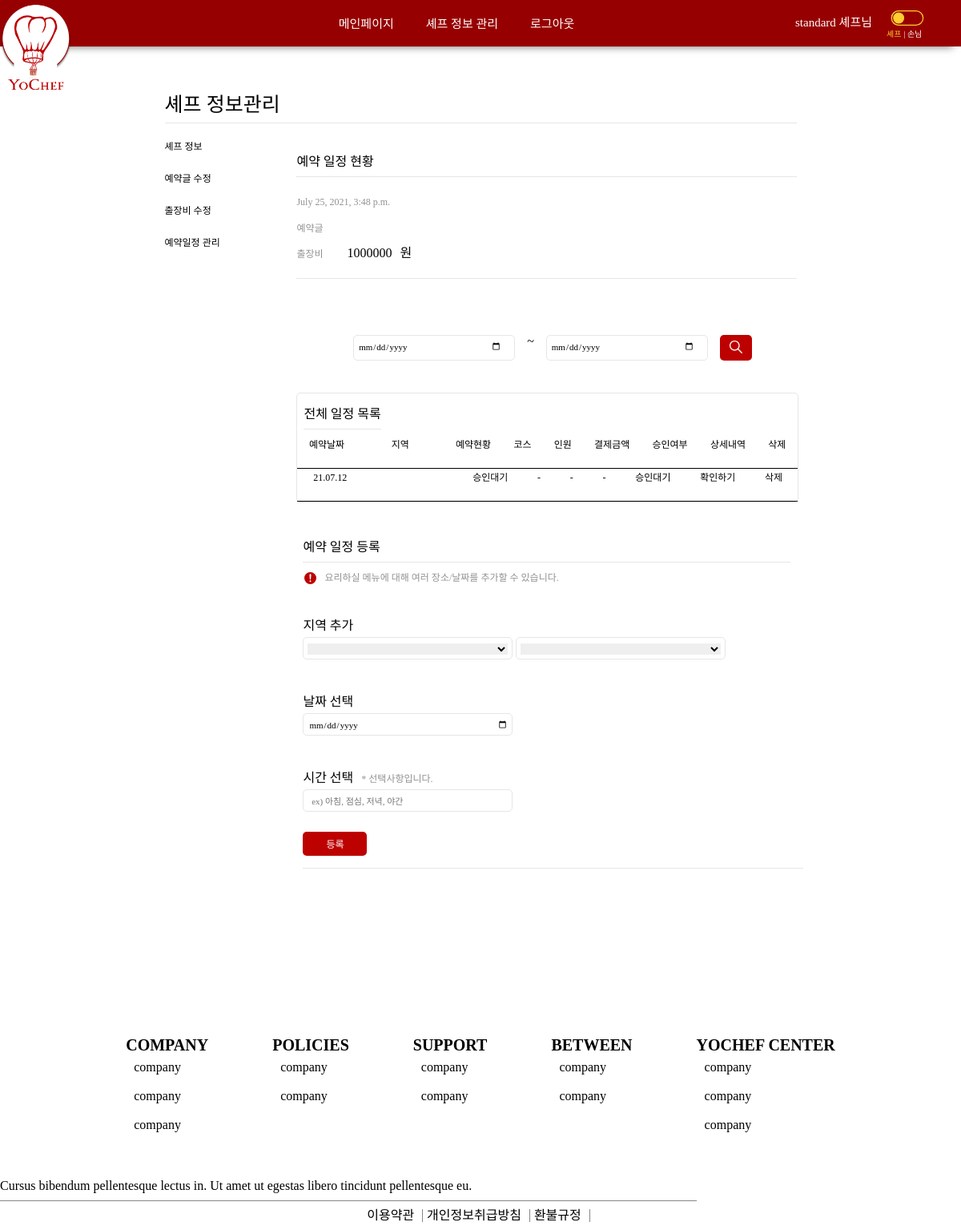
Page /chef/chefSchedule/ (signed in) on the earlier database version.
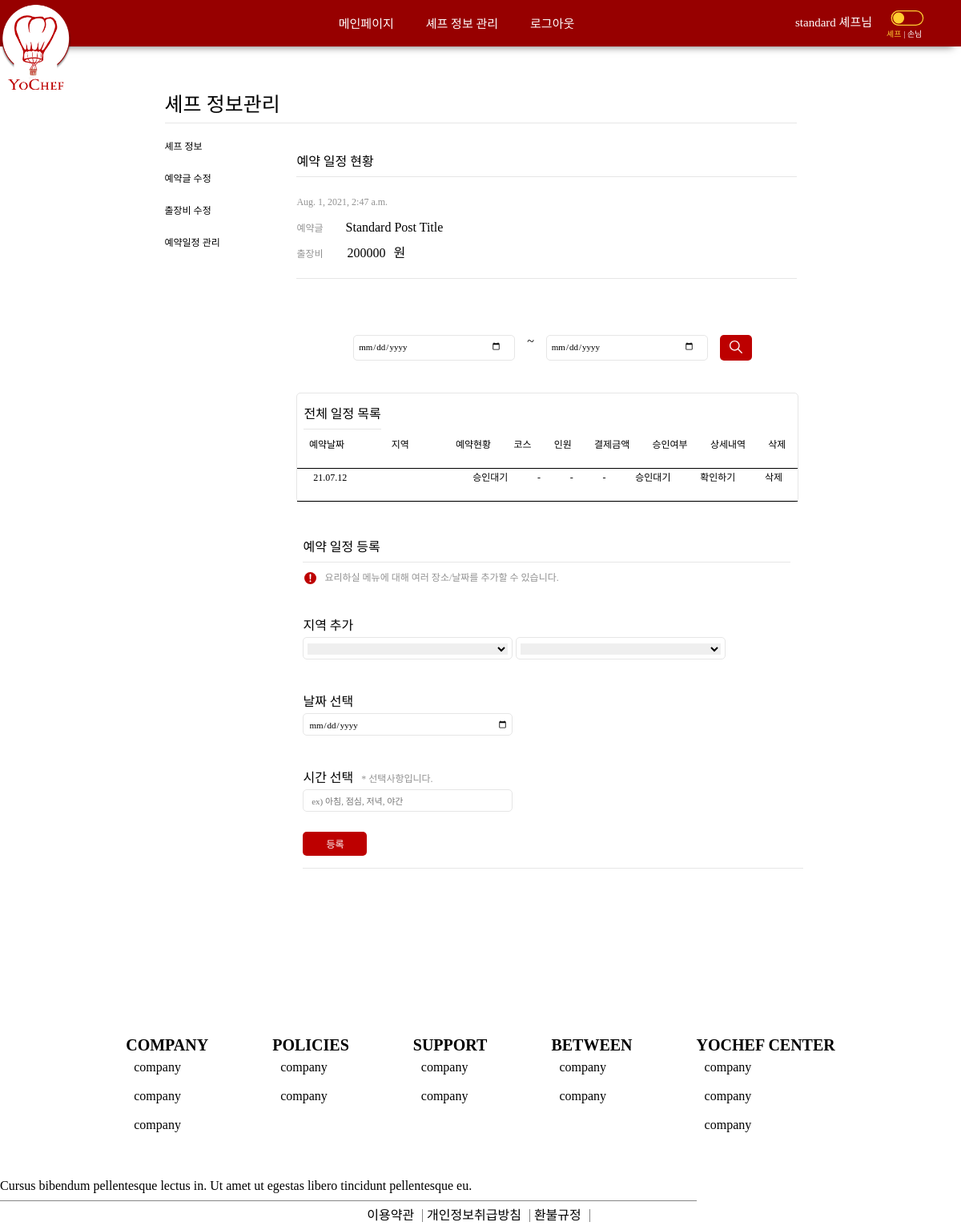
Same page on the later database version.
### chef/models.py (models this page shows, shortened)
class Post(models.Model):
	chef = models.OneToOneField(Chef, on_delete=models.CASCADE)
	region = models.IntegerField(null=True)
	regionDetail = models.ForeignKey(RegionDetail, null=True, on_delete=models.SET_NULL)
	title = models.TextField(max_length=255, null=True)
	introduce = models.TextField(max_length=5000, null=True)
	category = models.IntegerField(null=True)		# 한식, 일식, 중식, 아시안, 양식, 채식
	notice = models.TextField(max_length=5000, null=True)
	movingPrice = models.IntegerField(default=0)
	isOpen = models.BooleanField(default=True)
	registerDate = models.DateTimeField(auto_now=True)

### chef/views.py (the view)
# urls.py: path('chefSchedule/', views.chefSchedule, name="chefSchedule"),
def chefSchedule(request):
    if str(request.user) == "AnonymousUser":
        return redirect("/customer/login")
    elif request.user.customer.isChef == False:
        return redirect("/chef/registerChef/1")
    chef = request.user.customer.chef
    post = chef.post
    schedules = Schedule.objects.filter(post=post)
    scheduleInfoList = []
    for schedule in schedules:
        book = Book.objects.filter(schedule=schedule, paymentStatus=2).first() # 코스, 인원, 총 결제 금액
        scheduleInfo = {}
        scheduleInfo['region'] = schedule.region
        scheduleInfo['regionDetail'] = schedule.regionDetail
        scheduleInfo['eventDate'] = schedule.eventDate
        scheduleInfo['eventTime'] = schedule.eventTime
        scheduleInfo['confirmStatus'] = schedule.print_confirmStatus
        scheduleInfo['course'] = book.course if book else None
        scheduleInfo['personNum'] = book.personNum if book else None
        scheduleInfo['totalPrice'] = book.totalPrice if book else None
        scheduleInfo['scheduleID'] = schedule.id
        scheduleInfoList.append(scheduleInfo)
    scheduleInfoList.reverse()
    context = {
        "chef" : chef,
        "post" : post,
        "scheduleList" : scheduleInfoList,
    }
    return render(request, 'chefSchedule.html', context)

### chef/models.py (called while the page is built)
	def print_confirmStatus(self):
		if self.confirmStatus == 1:
			return "승인대기"
		elif self.confirmStatus == 2:
			return "승인됨"
		elif self.confirmStatus == 3:
			return "취소됨"
		else:
			return "Error"

### chef/templates/chefSchedule.html (shortened to what the changed rows need)
{% extends 'base.html' %}
{% load static %}
{% block style %}
<link rel="stylesheet" href="{% static 'css/chefSchedule.css' %}">
{% endblock %}
{% block content %}
    <div class="chef-schedule-body">
        <div class="edit-chef-wrapper">
            {% include 'editChefProfile_side.html' %}
                <div class="edit-content edit-schedule">
                    <div class="header-container">
                        <div class="post-content">
                            <div class="post-register-time">{{post.registerDate}}</div>
                            <div class="post-container">
                                <div class="post__title">{{post.title}}</div>
                                <div class="moving-price">{{post.movingPrice}}</div>
                            </div>
                        </div>
                    </div>
                    <article class="schedule-list-wrapper">
                        <table class="schedule-list__total-container">
                                <th class="list-item td-date">예약날짜</th>
                                <th class="list-item td-region">지역</th>
                                <th class="list-item td-paymentStatus">예약현황</th>
                                <th class="list-item td-course">코스</th>
                                <th class="list-item td-person-num">인원</th>
                                <th class="list-item td-total-price">결제금액</th>
                                <th class="list-item td-confirm-status">승인여부</th>
                                <th class="list-item td-detail">상세내역</th>
                                <th class="list-item td-delete">삭제</th>
                        </table>
                    </article>
                </div>
            </div>
        </div>
    </div>
{% endblock %}

Differences in the rows shown:
changed Post: registerDate "July 25, 2021, 3:48 p.m." → "Aug. 1, 2021, 2:47 a.m."; title (not shown) → "Standard Post Title"; movingPrice "1000000" → "200000"
